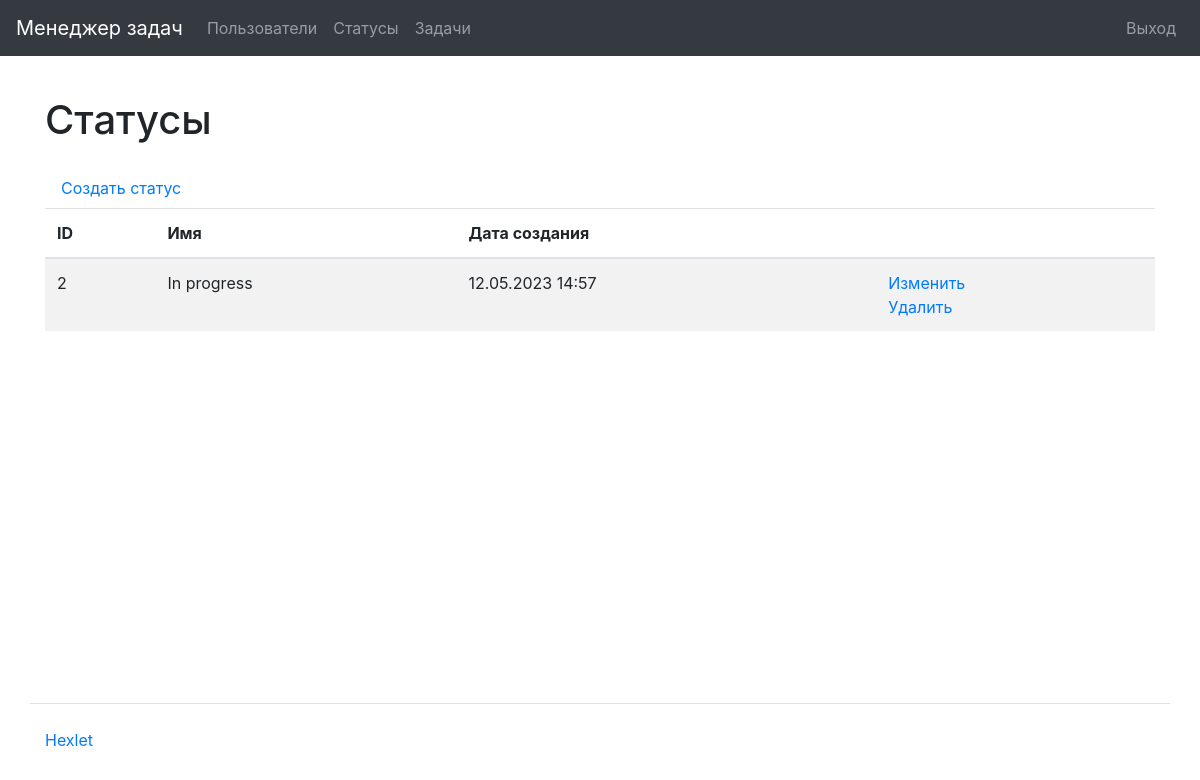
Page /statuses/ (signed in) on the earlier database version.
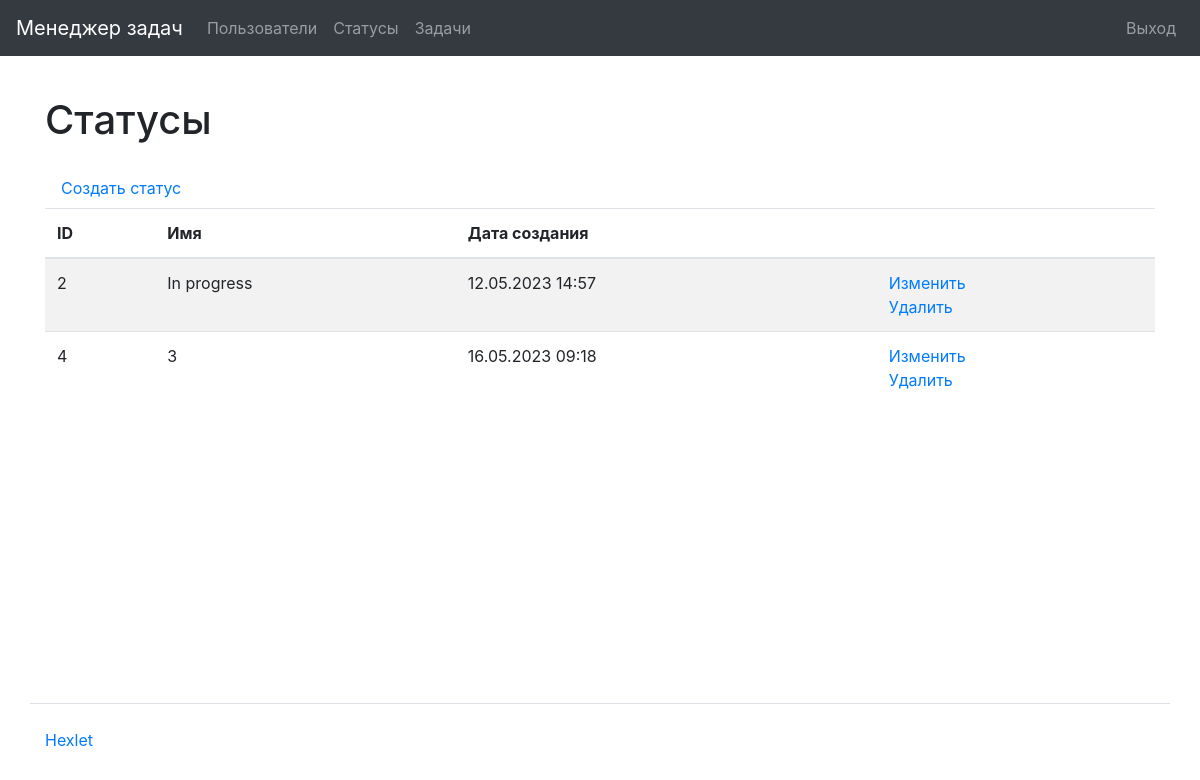
Same page on the later database version.
### task_manager/statuses/models.py (models this page shows, shortened)
class Status(models.Model):
    name = models.CharField(
        max_length=150,
        unique=True,
        blank=False,
        verbose_name=_('Name'),
    )
    date_created = models.DateTimeField(
        auto_now_add=True,
        verbose_name=_('Creation date')
    )
    class Meta:
        verbose_name = _('Status')
        verbose_name_plural = _('Statuses')

### task_manager/statuses/views.py (the view)
# urls.py: path('', StatusesListView.as_view(), name='statuses_list'),
class StatusesListView(AuthRequiredMixin, ListView):
    template_name = 'statuses/list.html'
    model = Status
    context_object_name = 'statuses_list'
    extra_context = {
        'title': _('Statuses')
    }

### task_manager/mixins.py (called while the page is built)
    def dispatch(self, request, *args, **kwargs):
        if not request.user.is_authenticated:
            messages.error(request, self.auth_message)
            return redirect(reverse_lazy('login'))
        return super().dispatch(request, *args, **kwargs)

### task_manager/templates/statuses/list.html
{% extends "base.html" %}
{% load bootstrap4 %}
{% load i18n %}
{% block content %}
    <h1 class="my-4">{% trans 'Statuses' %}</h1>
    <a class="nav-link" href="{% url 'status_create' %}">{% trans 'Create status' %}</a>
    <table class="table table-striped">
        <thead>
            <tr>
                <th>ID</th>
                <th>{% trans 'Name' %}</th>
                <th>{% trans 'Creation date' %}</th>
                <th></th>
            </tr>
        </thead>
        <tbody>
            {% for status in statuses_list %}
                <tr>
                    <td>{{ status.id }}</td>
                    <td>{{ status.name }}</td>
                    <td>{{ status.date_created|date:"d.m.Y H:i" }}</td>
                    <td>
                      <a href="{% url 'status_update' status.id %}">{% trans 'Update' %}</a>
                      <br>
                      <a href="{% url 'status_delete' status.id %}">{% trans 'Delete' %}</a>
                    </td>
                </tr>
            {% endfor %}
        </tbody>
    </table>
{% endblock %}

Differences in the rows shown:
added Status: id "4", name "3", date_created "16.05.2023 09:18"
